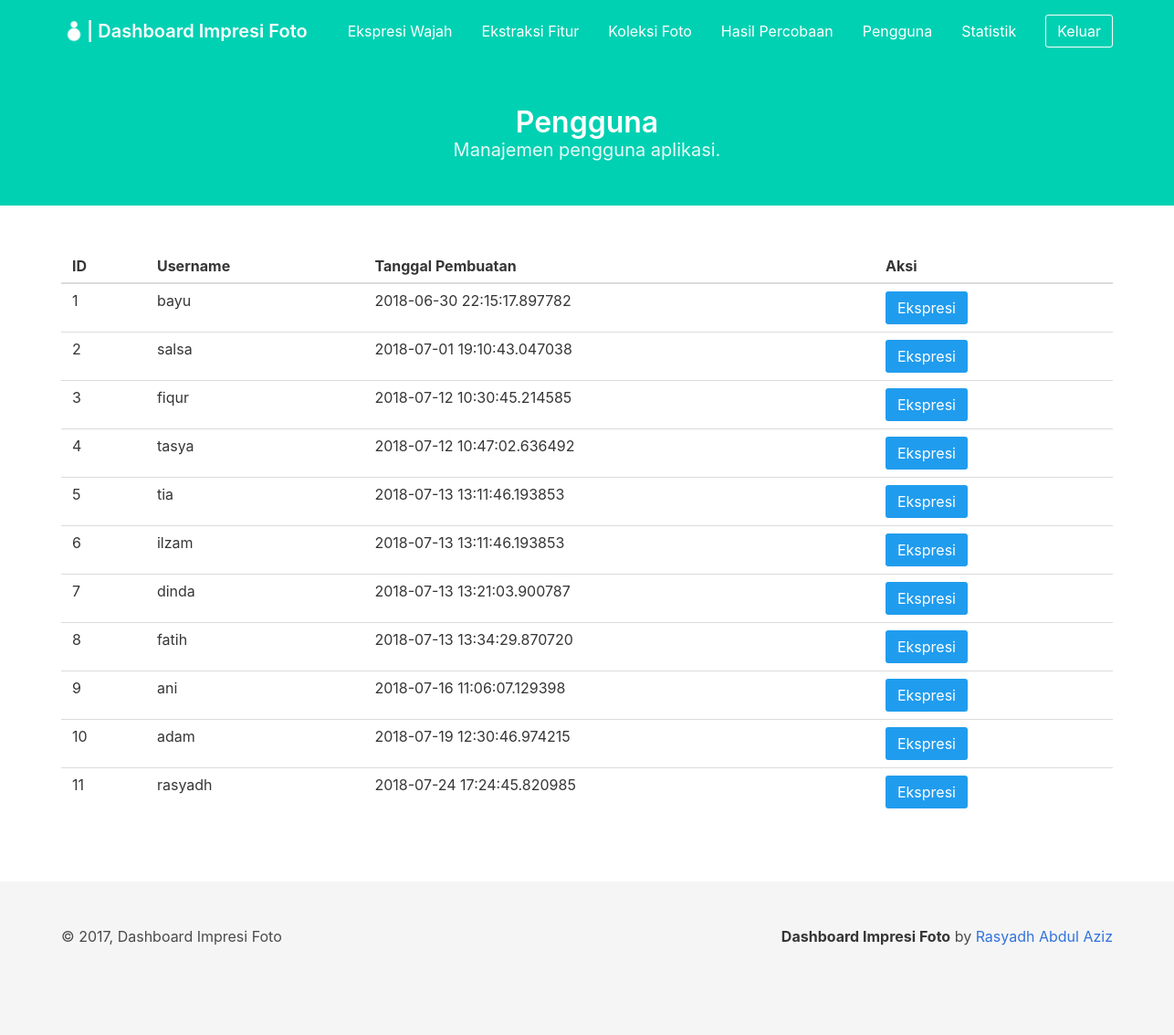
The app's page /dashboard/user/ (signed in), older data.
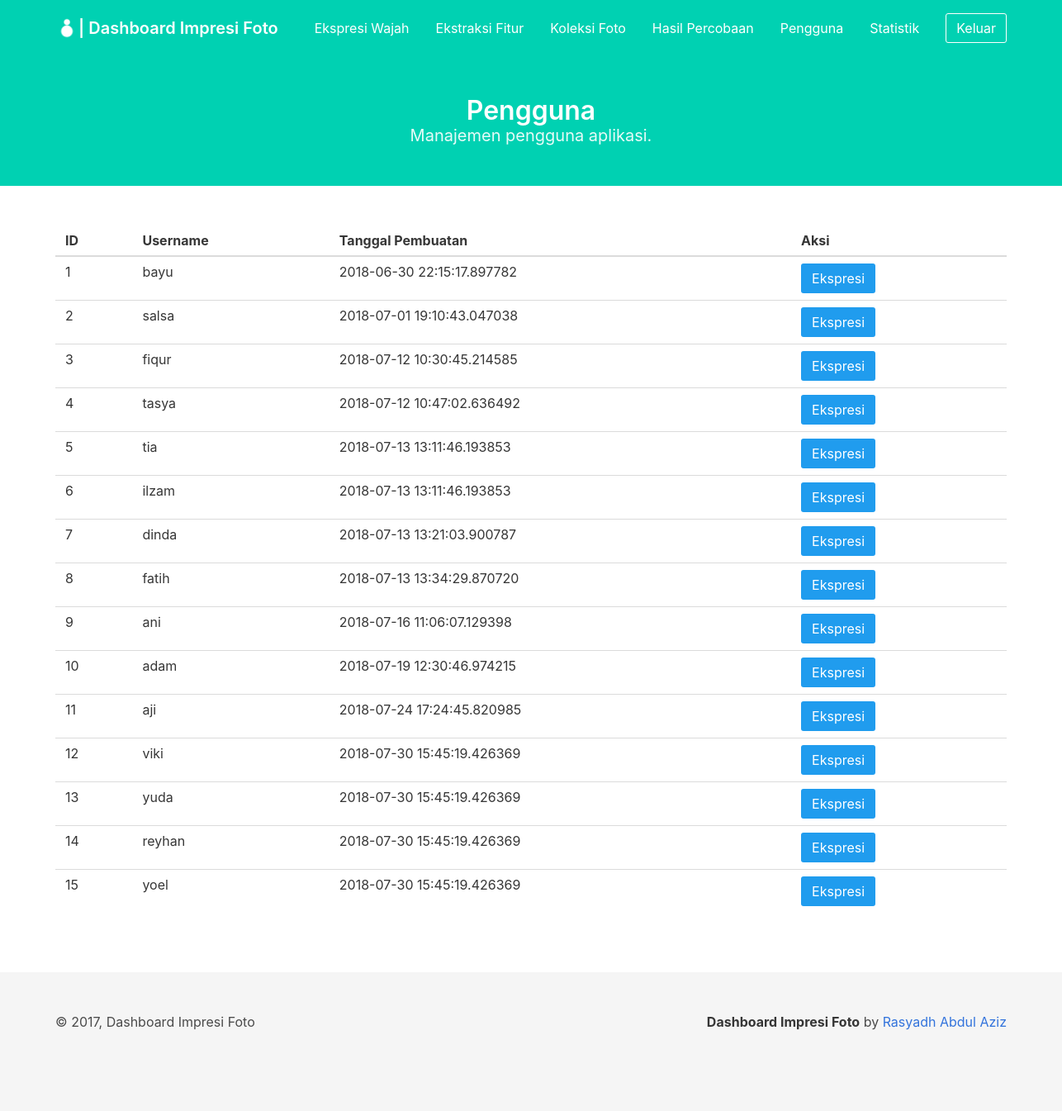
The same page, newer data.
### project/models/user.py (models this page shows, shortened)
class User(db.Model):
    __tablename__ = 'user'
    id_user = db.Column(db.Integer, primary_key=True)
    username = db.Column(db.String, unique=True, nullable=False)
    password = db.Column(db.String, nullable=False)
    created_at = db.Column(db.DateTime, default=datetime.datetime.now())

### project/views/dashboard/user.py (the view)
@user.route('/dashboard/user/')
def index():
    if session.get('loggedin_admin'):
        try:
            users = User.query.all()
            return render_template('dashboard/user.html',
                title='Pengguna', users=users)
        except Exception as e:
            print('error to get detection result')
            print(e)
    return redirect(url_for('auth.login_admin'))

### project/templates/dashboard/user.html (shortened to what this page needs)
{% extends '/dashboard/base_dashboard.html' %} {% block content %}
<section class="hero is-primary">
    <div class="hero-body">
        <div class="container has-text-centered">
            <h1 class="title">
                Pengguna
            </h1>
            <h2 class="subtitle">
                Manajemen pengguna aplikasi.
            </h2>
        </div>
    </div>
</section>
<section class="section">
    <div class="container" id="result_table">
        <table class="table is-hoverable is-fullwidth">
            <thead>
                <tr>
                    <th>ID</th>
                    <th>Username</th>
                    <th>Tanggal Pembuatan</th>
                    <th>Aksi</th>
                </tr>
            </thead>
            <tbody>
                {% if users %} {% for user in users %}
                <tr>
                    <td>{{ users.index(user) + 1 }}</td>
                    <td>{{ user.username }}</td>
                    <td>{{ user.created_at }}</td>
                    <td>
                        <button class="button is-info" onclick="expression('{{ user.id_user }}', '{{ user.username }}')">Ekspresi</button>
                    </td>
                </tr>
                {% endfor %} {% else %}
                <tr>
                    <td colspan="4" class="has-text-centered">Belum ada hasil percobaan</td>
                </tr>
                {% endif %}
            </tbody>
        </table>
    </div>
</section>
{% endblock %}

Row changes from the older to the newer data that the page shows:
changed User: username "rasyadh" → "aji"
added User: users "12", username "viki", created_at "2018-07-30 15:45:19.426369"
added User: users "13", username "yuda", created_at "2018-07-30 15:45:19.426369"
added User: users "14", username "reyhan", created_at "2018-07-30 15:45:19.426369"
added User: users "15", username "yoel", created_at "2018-07-30 15:45:19.426369"
